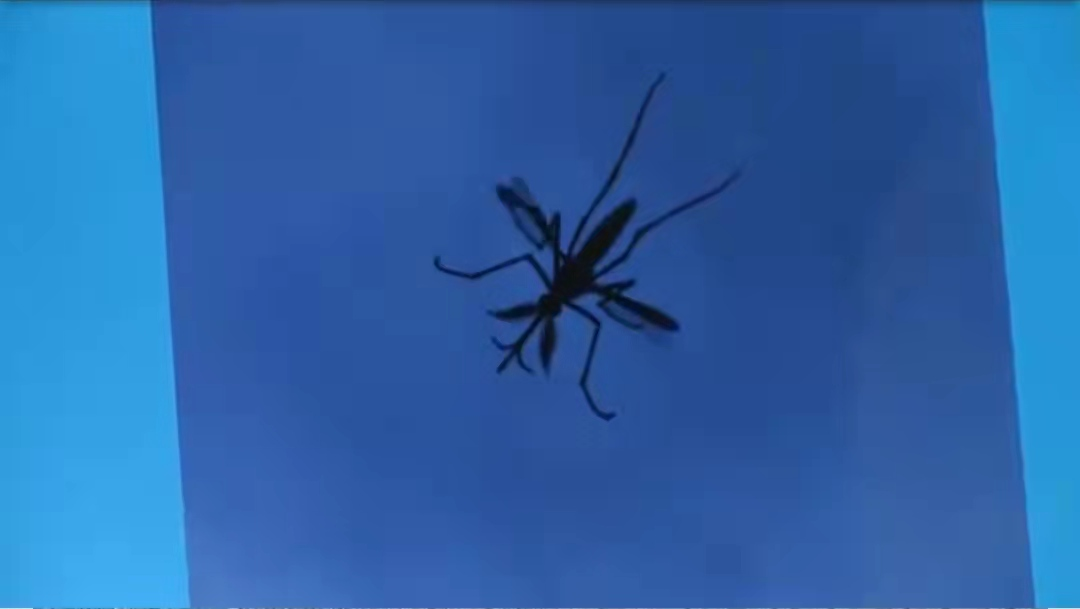
#> input picture image0.jpeg, 1080 x 609 px
$ jupyter execute main_for_github.ipynb
#> lines starting #> are read from the running program, lines starting #| are printed output that depends on the picture; after the words box and inside, x2 and y2 are one past the last pixel; in counts of white or black regions, pixels touching at a corner belong together; long printed decimals are rounded
[cell 1]
import cv2
import numpy as np
import matplotlib.pyplot as plt
import matplotlib.image as mpimg
import imutils

im0 = mpimg.imread('image0.jpeg')
#> im0 is the input picture: shape (609, 1080, 3); mean R, G, B 43.6, 99.1, 168
im1 = mpimg.imread('image1.jpeg')
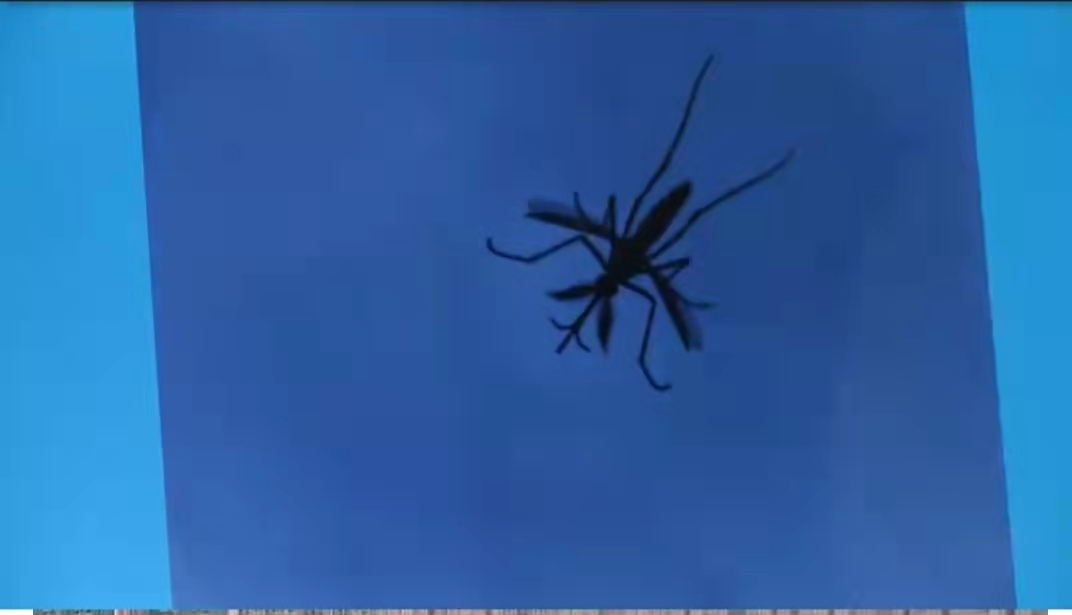
#> input picture image1.jpeg, 1072 x 615 px
#> im1 is the input picture: shape (615, 1072, 3); mean R, G, B 43.5, 98.1, 165.6
im2 = mpimg.imread('image2.jpeg')
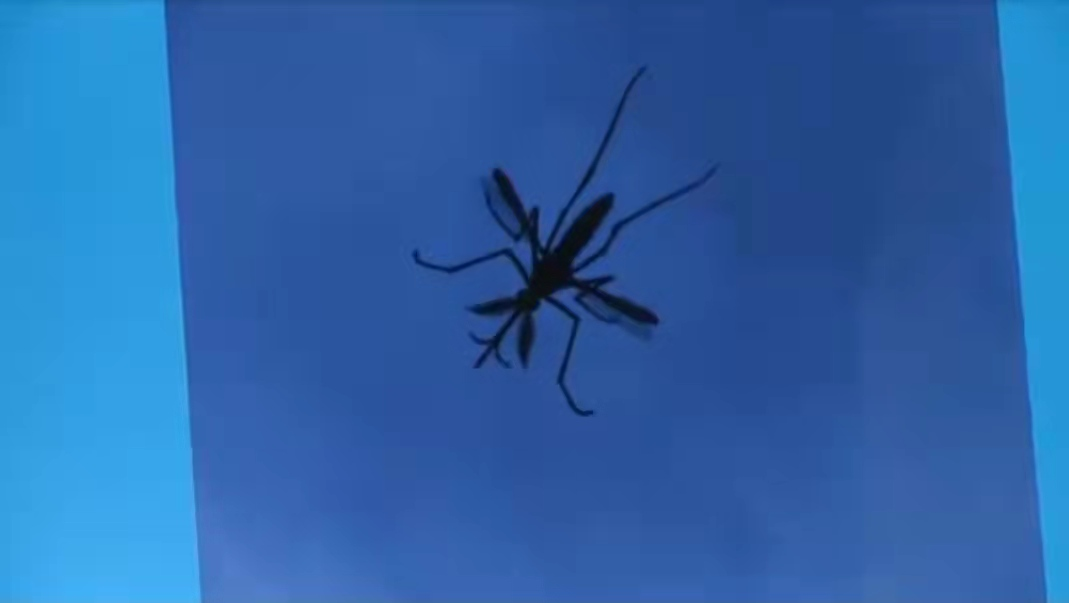
#> input picture image2.jpeg, 1069 x 603 px
#> im2 is the input picture: shape (603, 1069, 3); mean R, G, B 44.5, 99.5, 168.5
im3 = mpimg.imread('image3.jpeg')
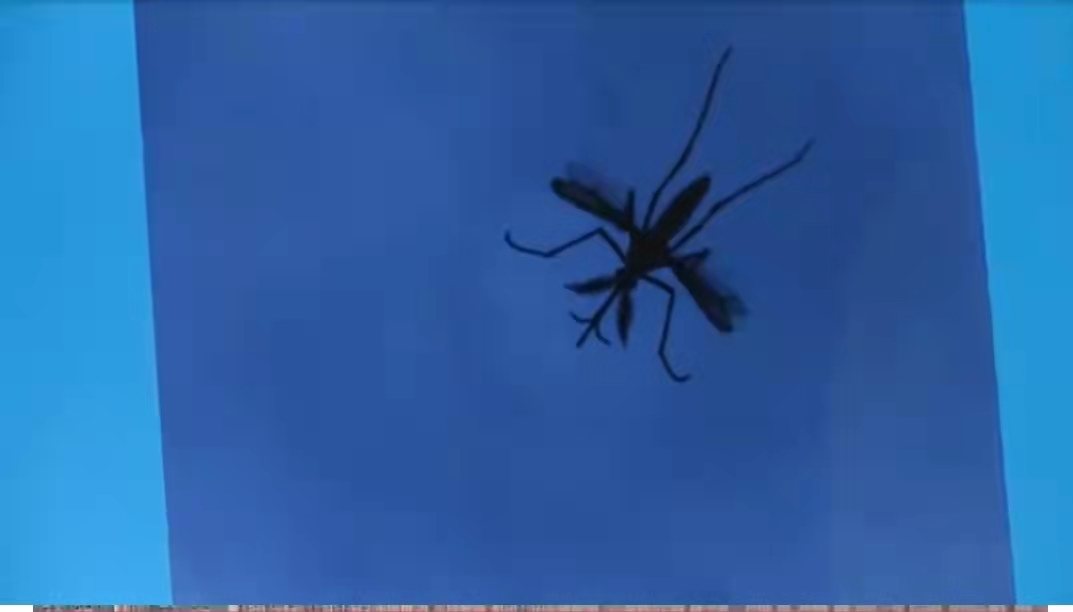
#> input picture image3.jpeg, 1073 x 612 px
#> im3 is the input picture: shape (612, 1073, 3); mean R, G, B 44.1, 98.4, 166.3
im4 = mpimg.imread('image4.jpeg')
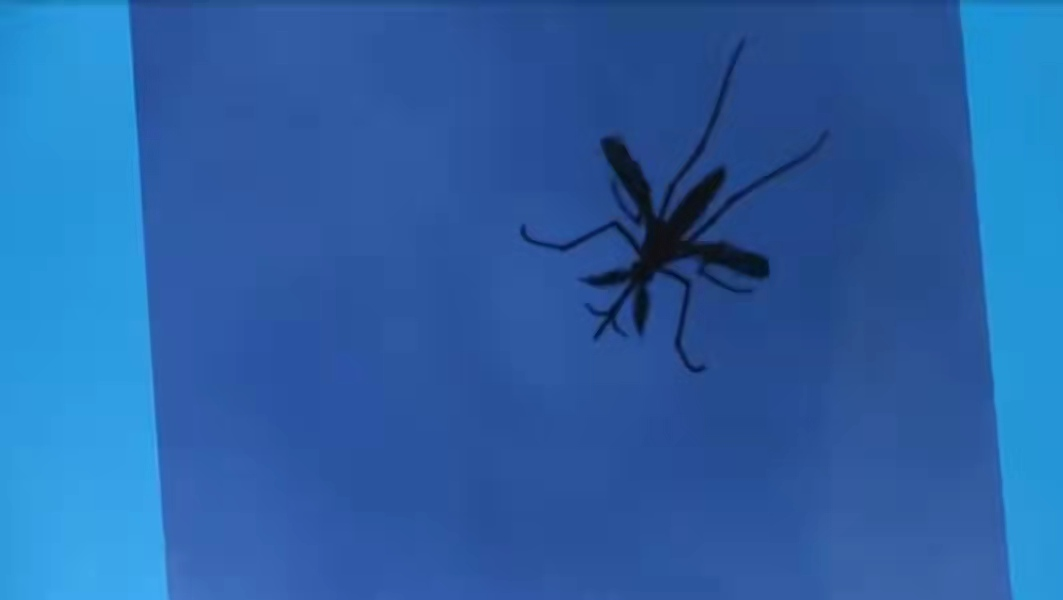
#> input picture image4.jpeg, 1063 x 600 px
#> im4 is the input picture: shape (600, 1063, 3); mean R, G, B 42.6, 97.2, 165.9


plt.figure();plt.imshow(im0)
plt.figure();plt.imshow(im1)
plt.figure();plt.imshow(im2)
plt.figure();plt.imshow(im3)
plt.figure();plt.imshow(im4)

[cell 2]
im0 = mpimg.imread('image0.jpeg')
im1 = mpimg.imread('image1.jpeg')
im2 = mpimg.imread('image2.jpeg')
im3 = mpimg.imread('image3.jpeg')
im4 = mpimg.imread('image4.jpeg')

lower_black = np.array([0,0,0]  , dtype = "uint16")
upper_black = np.array([70,70,70], dtype = "uint16")
kernel      = np.ones((5,5),np.uint8)


im0 = cv2.inRange(im0, lower_black, upper_black)
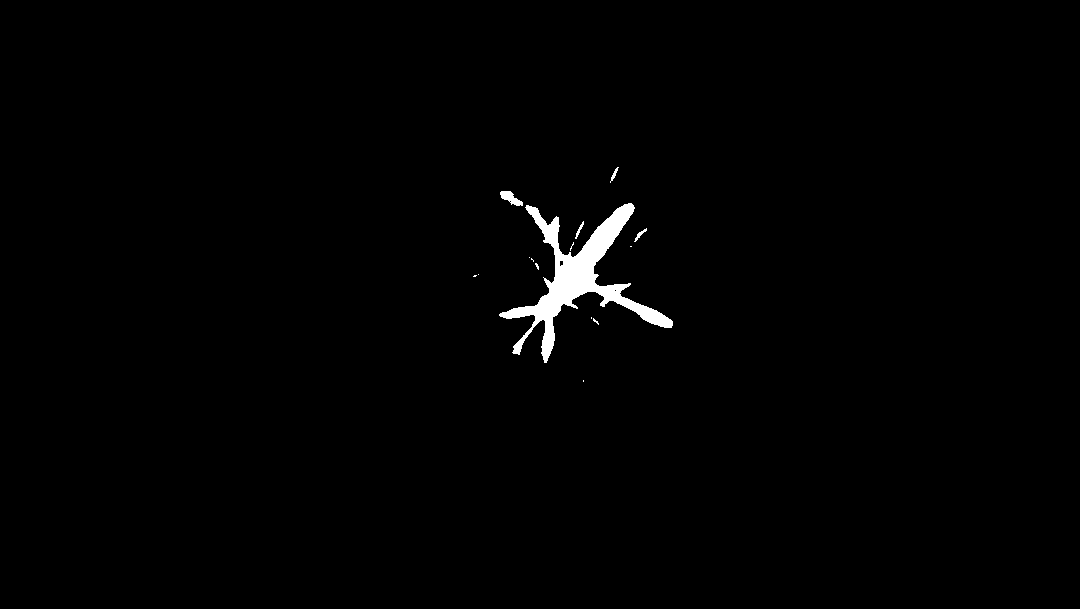
#> im0: shape (609, 1080); 1% white; 15 white regions (10 under 20 px), largest, box (x1, y1, x2, y2) and area: (499, 203, 673, 363) 6259, (500, 191, 523, 206) 181, (634, 228, 647, 242) 49, (575, 221, 584, 239) 45, (610, 167, 619, 183) 42
im1 = cv2.inRange(im1, lower_black, upper_black)
#> im1: shape (615, 1072); 1.3% white; 26 white regions (17 under 20 px), largest, box (x1, y1, x2, y2) and area: (533, 184, 690, 346) 6924, (143, 0, 968, 2) 889, (655, 154, 670, 180) 99
im2 = cv2.inRange(im2, lower_black, upper_black)
#> im2: shape (603, 1069); 1% white; 7 white regions (4 under 20 px), largest, box (x1, y1, x2, y2) and area: (478, 172, 656, 358) 6573, (559, 305, 577, 320) 39, (583, 172, 591, 184) 26
im3 = cv2.inRange(im3, lower_black, upper_black)
#> im3: shape (612, 1073); 1.3% white; 7 white regions (1 under 20 px), largest, box (x1, y1, x2, y2) and area: (553, 177, 730, 337) 8448, (591, 306, 606, 328) 110, (656, 282, 673, 296) 71, (670, 155, 685, 177) 67, (713, 204, 721, 213) 34, (600, 231, 608, 239) 32
im4 = cv2.inRange(im4, lower_black, upper_black)
#> im4: shape (600, 1063); 1.3% white; 4 white regions, box (x1, y1, x2, y2) and area: (594, 140, 768, 329) 8014, (606, 302, 620, 323) 87, (706, 217, 716, 226) 29, (668, 185, 674, 196) 28

# [5 lines of commented-out code are left out]

e_im0 = cv2.bitwise_not(cv2.dilate(im0,kernel,iterations = 1))
#> e_im0: shape (609, 1080); 98.5% white; 7 black regions, largest, box (x1, y1, x2, y2) and area: (497, 189, 675, 365) 9365, (628, 226, 649, 249) 203, (608, 165, 621, 185) 158
e_im1 = cv2.bitwise_not(cv2.dilate(im1,kernel,iterations = 1))
#> e_im1: shape (615, 1072); 97.8% white; 14 black regions (1 under 20 px), largest, box (x1, y1, x2, y2) and area: (531, 182, 692, 348) 10366, (129, 0, 979, 4) 2622, (673, 209, 704, 241) 348
e_im2 = cv2.bitwise_not(cv2.dilate(im2,kernel,iterations = 1))
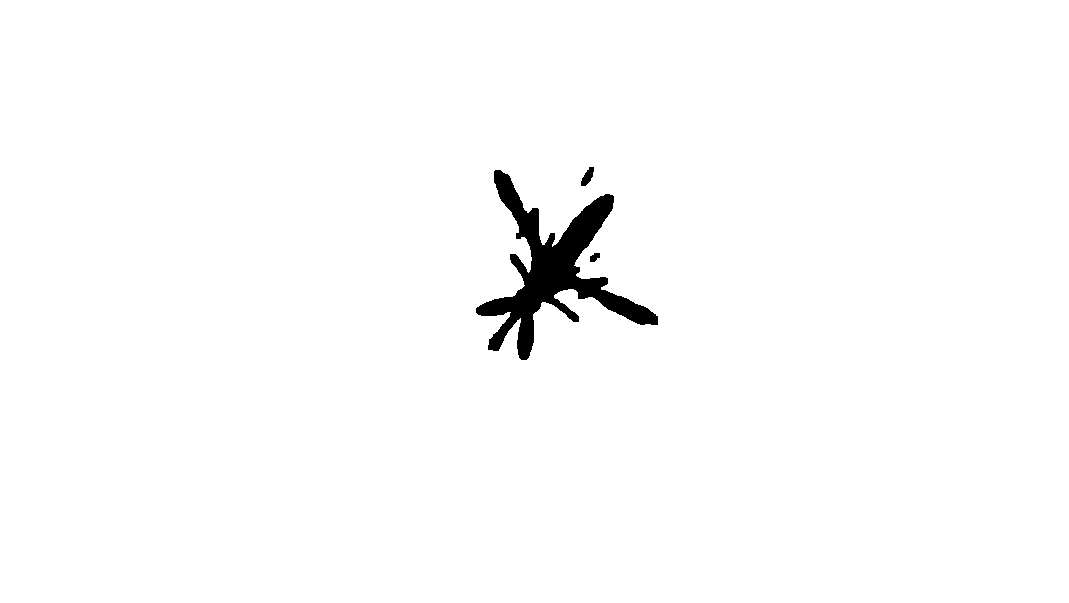
#> e_im2: shape (603, 1069); 98.5% white; 3 black regions, box (x1, y1, x2, y2) and area: (476, 170, 658, 360) 9595, (581, 167, 594, 186) 141, (590, 253, 600, 262) 65
e_im3 = cv2.bitwise_not(cv2.dilate(im3,kernel,iterations = 1))
#> e_im3: shape (612, 1073); 98.1% white; 3 black regions, box (x1, y1, x2, y2) and area: (551, 175, 732, 339) 11973, (668, 153, 687, 179) 231, (711, 202, 723, 215) 118
e_im4 = cv2.bitwise_not(cv2.dilate(im4,kernel,iterations = 1))
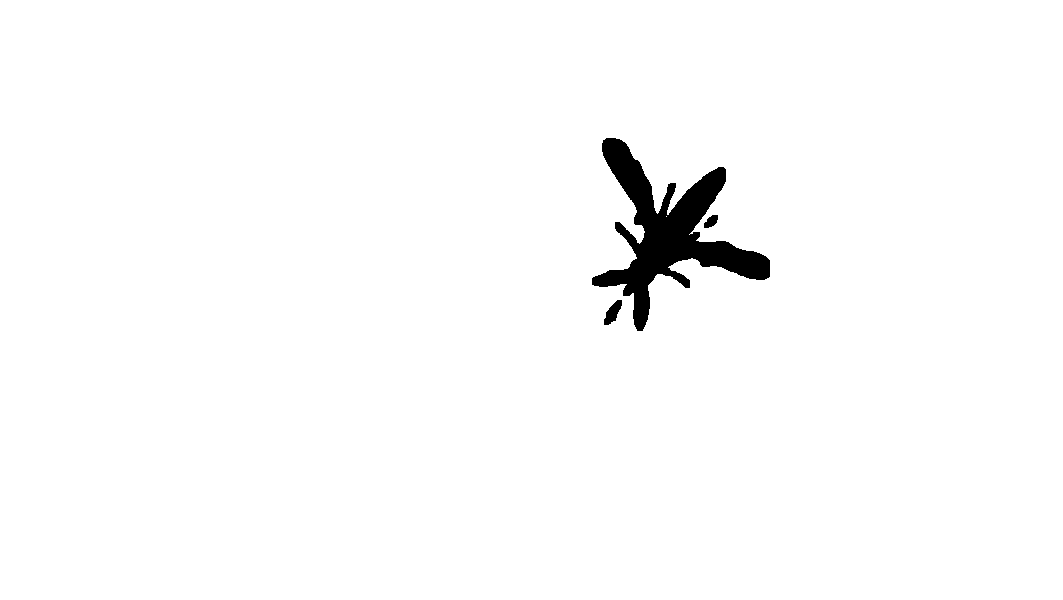
#> e_im4: shape (600, 1063); 98.3% white; 3 black regions, box (x1, y1, x2, y2) and area: (592, 138, 770, 331) 10757, (604, 300, 622, 325) 243, (704, 215, 718, 228) 121

fig, ax = plt.subplots(2, 3,figsize=(15,10))
plt.figure();plt.imshow(im0)
plt.figure();plt.imshow(im1)
plt.figure();plt.imshow(im2)
plt.figure();plt.imshow(im3)
plt.figure();plt.imshow(im4)

ax[0, 0].imshow(e_im0, cmap='gray')
ax[0, 1].imshow(e_im1, cmap='gray')
ax[0, 2].imshow(e_im2, cmap='gray')
ax[1, 0].imshow(e_im3, cmap='gray')
ax[1, 1].imshow(e_im4, cmap='gray')

[cell 3]
print(np.mean(np.where(e_im0<10),axis=1))
#| [273.870 576.230]
print(np.mean(np.where(e_im1<10),axis=1))
#| [200.934 610.161]
print(np.mean(np.where(e_im2<10),axis=1))
#| [268.872  553.909]
print(np.mean(np.where(e_im3<10),axis=1))
#| [248.119 650.361]
print(np.mean(np.where(e_im4<10),axis=1))
#| [234.009 668.166]
